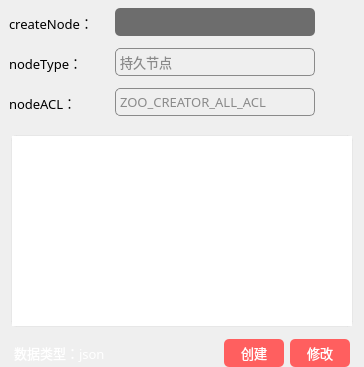
        <widget class="QWidget" name="widget_1_2_r" native="true">
         <property name="minimumSize">
          <size>
           <width>0</width>
           <height>0</height>
          </size>
         </property>
         <property name="maximumSize">
          <size>
           <width>16777215</width>
           <height>55561</height>
          </size>
         </property>
         <layout class="QVBoxLayout" name="verticalLayout_7">
          <property name="spacing">
           <number>5</number>
          </property>
          <property name="leftMargin">
           <number>9</number>
          </property>
          <property name="topMargin">
           <number>5</number>
          </property>
          <property name="rightMargin">
           <number>9</number>
          </property>
          <property name="bottomMargin">
           <number>0</number>
          </property>
          <item>
           <widget class="QWidget" name="horizontalWidget_1_2_1_r" native="true">
            <property name="minimumSize">
             <size>
              <width>0</width>
              <height>35</height>
             </size>
            </property>
            <property name="maximumSize">
             <size>
              <width>16777215</width>
              <height>35</height>
             </size>
            </property>
            <layout class="QHBoxLayout" name="horizontalLayout_7">
             <property name="spacing">
              <number>6</number>
             </property>
             <property name="leftMargin">
              <number>0</number>
             </property>
             <property name="topMargin">
              <number>0</number>
             </property>
             <property name="rightMargin">
              <number>0</number>
             </property>
             <property name="bottomMargin">
              <number>0</number>
             </property>
             <item>
              <widget class="QLabel" name="label_node_create">
               <property name="minimumSize">
                <size>
                 <width>100</width>
                 <height>0</height>
                </size>
               </property>
               <property name="maximumSize">
                <size>
                 <width>100</width>
                 <height>16777215</height>
                </size>
               </property>
               <property name="font">
                <font>
                 <family>OPPOSans B</family>
                 <pointsize>10</pointsize>
                 <stylestrategy>PreferAntialias</stylestrategy>
                </font>
               </property>
               <property name="text">
                <string>createNode：</string>
               </property>
              </widget>
             </item>
             <item>
              <widget class="QLineEdit" name="lineEdit_node_create">
               <property name="minimumSize">
                <size>
                 <width>200</width>
                 <height>28</height>
                </size>
               </property>
               <property name="maximumSize">
                <size>
                 <width>200</width>
                 <height>16777215</height>
                </size>
               </property>
               <property name="font">
                <font>
                 <family>OPPOSans B</family>
                 <pointsize>10</pointsize>
                 <stylestrategy>PreferAntialias</stylestrategy>
                </font>
               </property>
               <property name="styleSheet">
                <string notr="true">QLineEdit{
color:#ced4da;
border-radius: 14px;
background-color: rgb(25, 25, 25, 155);
border: 0px solid rgba(255, 255, 255, 0);
border-radius: 5px;
padding-left:10px;
padding-right:10px;
}</string>
               </property>
              </widget>
             </item>
             <item>
              <spacer name="horizontalSpacer_6">
               <property name="orientation">
                <enum>Qt::Horizontal</enum>
               </property>
               <property name="sizeHint" stdset="0">
                <size>
                 <width>40</width>
                 <height>20</height>
                </size>
               </property>
              </spacer>
             </item>
            </layout>
           </widget>
          </item>
          <item>
           <widget class="QWidget" name="horizontalWidget_1_2_2_r" native="true">
            <property name="minimumSize">
             <size>
              <width>0</width>
              <height>35</height>
             </size>
            </property>
            <property name="maximumSize">
             <size>
              <width>16777215</width>
              <height>35</height>
             </size>
            </property>
            <layout class="QHBoxLayout" name="horizontalLayout_8">
             <property name="leftMargin">
              <number>0</number>
             </property>
             <property name="topMargin">
              <number>0</number>
             </property>
             <property name="rightMargin">
              <number>0</number>
             </property>
             <property name="bottomMargin">
              <number>0</number>
             </property>
             <item>
              <widget class="QLabel" name="label_node_type">
               <property name="minimumSize">
                <size>
                 <width>100</width>
                 <height>0</height>
                </size>
               </property>
               <property name="maximumSize">
                <size>
                 <width>100</width>
                 <height>16777215</height>
                </size>
               </property>
               <property name="font">
                <font>
                 <family>OPPOSans B</family>
                 <pointsize>10</pointsize>
                 <stylestrategy>PreferAntialias</stylestrategy>
                </font>
               </property>
               <property name="text">
                <string>nodeType：</string>
               </property>
              </widget>
             </item>
             <item>
              <widget class="QComboBox" name="comboBox_node_type">
               <property name="minimumSize">
                <size>
                 <width>200</width>
                 <height>28</height>
                </size>
               </property>
               <property name="maximumSize">
                <size>
                 <width>200</width>
                 <height>16777215</height>
                </size>
               </property>
               <property name="font">
                <font>
                 <family>OPPOSans B</family>
                 <pointsize>10</pointsize>
                 <stylestrategy>PreferAntialias</stylestrategy>
                </font>
               </property>
               <property name="styleSheet">
                <string notr="true">QComboBox{
	color:#ffffff;
	border:1px solid #8a8a8a;
	color: rgb(138, 138, 138);
	border-radius:5px;
	background:transparent;
}

QComboBox QAbstractItemView::item
{
height:28px;
}
QComboBox:disabled{
	border:1px solid gray;
	color:gray;
}

QComboBox::drop-down{
	background:transparent;
}
QComboBox::down-arrow{
	border-image: url(:/lib/up.png);
    width:20px;
	height:20px;
}


QComboBox::down-arrow:enabled{
	color:#52DCFE;
}
QComboBox QAbstractItemView{
	outline:0px solid gray;
	border:1px solid #1e2d36;
	color:#ffffff;
	background-color:#1e2d36;
	selection-background-color:#52DCFE;
}

</string>
               </property>
               <item>
                <property name="text">
                 <string>持久节点</string>
                </property>
               </item>
               <item>
                <property name="text">
                 <string>临时节点</string>
                </property>
               </item>
               <item>
                <property name="text">
                 <string>持久有序节点</string>
                </property>
               </item>
               <item>
                <property name="text">
                 <string>临时有序节点</string>
                </property>
               </item>
              </widget>
             </item>
             <item>
              <spacer name="horizontalSpacer_4">
               <property name="orientation">
                <enum>Qt::Horizontal</enum>
               </property>
               <property name="sizeHint" stdset="0">
                <size>
                 <width>40</width>
                 <height>20</height>
                </size>
               </property>
              </spacer>
             </item>
            </layout>
           </widget>
          </item>
          <item>
           <widget class="QWidget" name="horizontalWidget_1_2_3_r" native="true">
            <property name="minimumSize">
             <size>
              <width>0</width>
              <height>35</height>
             </size>
            </property>
            <property name="maximumSize">
             <size>
              <width>16777215</width>
              <height>35</height>
             </size>
            </property>
            <layout class="QHBoxLayout" name="horizontalLayout_9">
             <property name="leftMargin">
              <number>0</number>
             </property>
             <property name="topMargin">
              <number>0</number>
             </property>
             <property name="rightMargin">
              <number>0</number>
             </property>
             <property name="bottomMargin">
              <number>0</number>
             </property>
             <item>
              <widget class="QLabel" name="label_node_acl">
               <property name="minimumSize">
                <size>
                 <width>100</width>
                 <height>0</height>
                </size>
               </property>
               <property name="maximumSize">
                <size>
                 <width>100</width>
                 <height>16777215</height>
                </size>
               </property>
               <property name="font">
                <font>
                 <family>OPPOSans B</family>
                 <pointsize>10</pointsize>
                 <stylestrategy>PreferAntialias</stylestrategy>
                </font>
               </property>
               <property name="text">
                <string>nodeACL：</string>
               </property>
              </widget>
             </item>
             <item>
              <widget class="QComboBox" name="comboBox_node_acl">
               <property name="minimumSize">
                <size>
                 <width>200</width>
                 <height>28</height>
                </size>
               </property>
               <property name="maximumSize">
                <size>
                 <width>200</width>
                 <height>16777215</height>
                </size>
               </property>
               <property name="font">
                <font>
                 <family>OPPOSans B</family>
                 <pointsize>10</pointsize>
                 <stylestrategy>PreferAntialias</stylestrategy>
                </font>
               </property>
               <property name="styleSheet">
                <string notr="true">QComboBox{
	color:#ffffff;
	border:1px solid #8a8a8a;
	color: rgb(138, 138, 138);
	border-radius:5px;
	background:transparent;
}

QComboBox QAbstractItemView::item
{
height:28px;
}
QComboBox:disabled{
	border:1px solid gray;
	color:gray;
}

QComboBox::drop-down{
	background:transparent;
}
QComboBox::down-arrow{
	border-image: url(:/lib/up.png);
    width:20px;
	height:20px;
}


QComboBox::down-arrow:enabled{
	color:#52DCFE;
}
QComboBox QAbstractItemView{
	outline:0px solid gray;
	border:1px solid #1e2d36;
	color:#ffffff;
	background-color:#1e2d36;
	selection-background-color:#52DCFE;
}

</string>
               </property>
               <item>
                <property name="text">
                 <string>ZOO_CREATOR_ALL_ACL</string>
                </property>
               </item>
               <item>
                <property name="text">
                 <string>ZOO_OPEN_ACL_UNSAFE</string>
                </property>
               </item>
               <item>
                <property name="text">
                 <string>ZOO_READ_ACL_UNSAFE</string>
                </property>
               </item>
               <item>
                <property name="text">
                 <string>ZOO_READ_ACL</string>
                </property>
               </item>
              </widget>
             </item>
             <item>
              <spacer name="horizontalSpacer_5">
               <property name="orientation">
                <enum>Qt::Horizontal</enum>
               </property>
               <property name="sizeHint" stdset="0">
                <size>
                 <width>40</width>
                 <height>20</height>
                </size>
               </property>
              </spacer>
             </item>
            </layout>
           </widget>
          </item>
          <item>
           <widget class="QWidget" name="verticalWidget_1_2_5_r" native="true">
            <layout class="QVBoxLayout" name="verticalLayout_5">
             <property name="spacing">
              <number>6</number>
             </property>
             <property name="leftMargin">
              <number>0</number>
             </property>
             <property name="topMargin">
              <number>0</number>
             </property>
             <property name="rightMargin">
              <number>0</number>
             </property>
             <property name="bottomMargin">
              <number>0</number>
             </property>
             <item>
              <widget class="QWidget" name="verticalWidget_1_2_5_2_r" native="true">
               <property name="font">
                <font>
                 <family>OPPOSans B</family>
                 <pointsize>10</pointsize>
                </font>
               </property>
               <property name="styleSheet">
                <string notr="true"/>
               </property>
               <layout class="QVBoxLayout" name="verticalLayout_4">
                <property name="leftMargin">
                 <number>2</number>
                </property>
                <property name="topMargin">
                 <number>10</number>
                </property>
                <property name="rightMargin">
                 <number>2</number>
                </property>
                <property name="bottomMargin">
                 <number>0</number>
                </property>
                <item>
                 <widget class="QTextEdit" name="textEdit_data">
                  <property name="sizePolicy">
                   <sizepolicy hsizetype="Expanding" vsizetype="Maximum">
                    <horstretch>0</horstretch>
                    <verstretch>10</verstretch>
                   </sizepolicy>
                  </property>
                  <property name="minimumSize">
                   <size>
                    <width>0</width>
                    <height>0</height>
                   </size>
                  </property>
                  <property name="font">
                   <font>
                    <family>OPPOSans B</family>
                    <pointsize>10</pointsize>
                    <stylestrategy>PreferAntialias</stylestrategy>
                   </font>
                  </property>
                  <property name="styleSheet">
                   <string notr="true">#textEdit_data{
	border: 1px solid rgba(197, 197, 197,50);
	border-radius: 5px;
}

QScrollBar:vertical{
    width: 12px;
	
	background-color: rgb(67, 77, 88);
    margin: 0px,0px,0px,0px;
    padding-top: 0px;		/*//隐藏上下的箭头*/
    padding-bottom: 0px;
}

QScrollBar::handle:vertical {
    width: 12px;
	
	background-color: rgb(239, 239, 239);
    /*滚动条两端变成椭圆 */
    border-radius: 2px;
    min-height: 0;
}

QScrollBar::sub-page:vertical {
    
	background-color: rgba(255, 255, 255, 0);
}
QScrollBar::add-page:vertical 
{
    background-color: rgba(255, 255, 255, 0);
}

QScrollBar::add-line:vertical {
	border: none;
    height: 0px;
    subcontrol-position: bottom;
    subcontrol-origin: margin;
}
QScrollBar::sub-line:vertical {
    border: none;
    height: 0px;
    subcontrol-position: top;
    subcontrol-origin: margin;
}

QScrollBar::down-arrow:vertical {
    border:none;
}
QScrollBar::up-arrow:vertical {
    border:none;
}</string>
                  </property>
                  <property name="html">
                   <string>&lt;!DOCTYPE HTML PUBLIC &quot;-//W3C//DTD HTML 4.0//EN&quot; &quot;http://www.w3.org/TR/REC-html40/strict.dtd&quot;&gt;
&lt;html&gt;&lt;head&gt;&lt;meta name=&quot;qrichtext&quot; content=&quot;1&quot; /&gt;&lt;style type=&quot;text/css&quot;&gt;
p, li { white-space: pre-wrap; }
&lt;/style&gt;&lt;/head&gt;&lt;body style=&quot; font-family:'OPPOSans B'; font-size:10pt; font-weight:400; font-style:normal;&quot;&gt;
&lt;p style=&quot;-qt-paragraph-type:empty; margin-top:0px; margin-bottom:0px; margin-left:0px; margin-right:0px; -qt-block-indent:0; text-indent:0px; font-family:'Cascadia Mono';&quot;&gt;&lt;br /&gt;&lt;/p&gt;&lt;/body&gt;&lt;/html&gt;</string>
                  </property>
                 </widget>
                </item>
               </layout>
              </widget>
             </item>
             <item>
              <widget class="QWidget" name="horizontalWidget_1_2_5_1r" native="true">
               <property name="maximumSize">
                <size>
                 <width>16777215</width>
                 <height>40</height>
                </size>
               </property>
               <property name="styleSheet">
                <string notr="true"/>
               </property>
               <layout class="QHBoxLayout" name="horizontalLayout_4">
                <property name="leftMargin">
                 <number>5</number>
                </property>
                <property name="topMargin">
                 <number>6</number>
                </property>
                <property name="rightMargin">
                 <number>5</number>
                </property>
                <property name="bottomMargin">
                 <number>0</number>
                </property>
                <item>
                 <widget class="QLabel" name="label_data_type">
                  <property name="font">
                   <font>
                    <family>OPPOSans B</family>
                    <pointsize>10</pointsize>
                    <stylestrategy>PreferAntialias</stylestrategy>
                   </font>
                  </property>
                  <property name="styleSheet">
                   <string notr="true">color: rgb(255, 255, 255);</string>
                  </property>
                  <property name="text">
                   <string>数据类型：json</string>
                  </property>
                 </widget>
                </item>
                <item>
                 <widget class="QToolButton" name="toolButton_copy_data">
                  <property name="font">
                   <font>
                    <pointsize>10</pointsize>
                    <stylestrategy>PreferAntialias</stylestrategy>
                   </font>
                  </property>
                  <property name="styleSheet">
                   <string notr="true">QToolButton {
	color: rgb(255, 255, 255);
	background-color: rgba(255, 255, 255, 0);
	border: none;
}

QToolButton::menu-indicator { 
	image: None;
}

 
QToolButton:hover {
	color: rgb(255, 255, 255);
	background-color: rgba(255, 255, 255, 0);
	border: none;
}</string>
                  </property>
                  <property name="text">
                   <string/>
                  </property>
                  <property name="icon">
                   <iconset resource="lib.qrc">
                    <normaloff>:/lib/copy.png</normaloff>:/lib/copy.png</iconset>
                  </property>
                  <property name="iconSize">
                   <size>
                    <width>15</width>
                    <height>15</height>
                   </size>
                  </property>
                 </widget>
                </item>
                <item>
                 <spacer name="horizontalSpacer_2">
                  <property name="orientation">
                   <enum>Qt::Horizontal</enum>
                  </property>
                  <property name="sizeHint" stdset="0">
                   <size>
                    <width>40</width>
                    <height>20</height>
                   </size>
                  </property>
                 </spacer>
                </item>
                <item>
                 <widget class="QToolButton" name="toolButton_createData">
                  <property name="minimumSize">
                   <size>
                    <width>60</width>
                    <height>28</height>
                   </size>
                  </property>
                  <property name="maximumSize">
                   <size>
                    <width>60</width>
                    <height>28</height>
                   </size>
                  </property>
                  <property name="font">
                   <font>
                    <family>OPPOSans B</family>
                    <pointsize>10</pointsize>
                    <stylestrategy>PreferAntialias</stylestrategy>
                   </font>
                  </property>
                  <property name="styleSheet">
                   <string notr="true">QToolButton {
	color: rgb(255, 255, 255);
	background-color: rgb(255, 95, 95);
	border-radius: 5px;
}

QToolButton::menu-indicator { 
	image: None;
}

 
QToolButton:hover {
	color: rgb(255, 255, 255);
	background-color: rgb(255, 95, 95);
}</string>
                  </property>
                  <property name="text">
                   <string>创建</string>
                  </property>
                  <property name="iconSize">
                   <size>
                    <width>14</width>
                    <height>14</height>
                   </size>
                  </property>
                  <property name="toolButtonStyle">
                   <enum>Qt::ToolButtonTextBesideIcon</enum>
                  </property>
                 </widget>
                </item>
                <item>
                 <widget class="QToolButton" name="toolButton_saveData">
                  <property name="minimumSize">
                   <size>
                    <width>60</width>
                    <height>28</height>
                   </size>
                  </property>
                  <property name="maximumSize">
                   <size>
                    <width>60</width>
                    <height>28</height>
                   </size>
                  </property>
                  <property name="font">
                   <font>
                    <family>OPPOSans B</family>
                    <pointsize>10</pointsize>
                    <stylestrategy>PreferAntialias</stylestrategy>
                   </font>
                  </property>
                  <property name="styleSheet">
                   <string notr="true">QToolButton {
	color: rgb(255, 255, 255);
	background-color: rgb(255, 95, 95);
	border-radius: 5px;
}

QToolButton::menu-indicator { 
	image: None;
}

 
QToolButton:hover {
	color: rgb(255, 255, 255);
	background-color: rgb(255, 95, 95);
}</string>
                  </property>
                  <property name="text">
                   <string>修改</string>
                  </property>
                  <property name="iconSize">
                   <size>
                    <width>14</width>
                    <height>14</height>
                   </size>
                  </property>
                  <property name="toolButtonStyle">
                   <enum>Qt::ToolButtonTextBesideIcon</enum>
                  </property>
                 </widget>
                </item>
               </layout>
              </widget>
             </item>
            </layout>
           </widget>
          </item>
         </layout>
        </widget>
